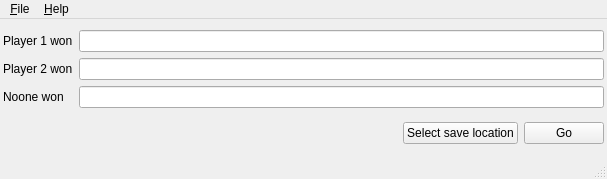
<?xml version="1.0" encoding="UTF-8"?>
<ui version="4.0">
 <class>MainWindow</class>
 <widget class="QMainWindow" name="MainWindow">
  <property name="geometry">
   <rect>
    <x>0</x>
    <y>0</y>
    <width>607</width>
    <height>179</height>
   </rect>
  </property>
  <property name="windowTitle">
   <string>MainWindow</string>
  </property>
  <widget class="QWidget" name="centralwidget">
   <layout class="QVBoxLayout" name="verticalLayout">
    <property name="margin">
     <number>3</number>
    </property>
    <item>
     <layout class="QGridLayout" name="gridLayout">
      <item row="0" column="0">
       <widget class="QLabel" name="label">
        <property name="text">
         <string>Player 1 won</string>
        </property>
       </widget>
      </item>
      <item row="0" column="1">
       <widget class="QLineEdit" name="dateiname_spieler1_sieg">
        <property name="readOnly">
         <bool>true</bool>
        </property>
       </widget>
      </item>
      <item row="1" column="0">
       <widget class="QLabel" name="label_2">
        <property name="text">
         <string>Player 2 won</string>
        </property>
       </widget>
      </item>
      <item row="1" column="1">
       <widget class="QLineEdit" name="dateiname_spieler2_sieg">
        <property name="readOnly">
         <bool>true</bool>
        </property>
       </widget>
      </item>
      <item row="2" column="0">
       <widget class="QLabel" name="label_3">
        <property name="text">
         <string>Noone won</string>
        </property>
       </widget>
      </item>
      <item row="2" column="1">
       <widget class="QLineEdit" name="dateiname_patt">
        <property name="readOnly">
         <bool>true</bool>
        </property>
       </widget>
      </item>
     </layout>
    </item>
    <item>
     <layout class="QHBoxLayout" name="horizontalLayout">
      <item>
       <spacer name="horizontalSpacer">
        <property name="orientation">
         <enum>Qt::Horizontal</enum>
        </property>
        <property name="sizeHint" stdset="0">
         <size>
          <width>40</width>
          <height>20</height>
         </size>
        </property>
       </spacer>
      </item>
      <item>
       <widget class="QPushButton" name="speichern_button">
        <property name="text">
         <string>Select save location</string>
        </property>
       </widget>
      </item>
      <item>
       <widget class="QPushButton" name="los_button">
        <property name="text">
         <string>Go</string>
        </property>
       </widget>
      </item>
     </layout>
    </item>
   </layout>
  </widget>
  <widget class="QMenuBar" name="menubar">
   <property name="geometry">
    <rect>
     <x>0</x>
     <y>0</y>
     <width>607</width>
     <height>22</height>
    </rect>
   </property>
   <widget class="QMenu" name="menu_Help">
    <property name="title">
     <string>&amp;Help</string>
    </property>
    <addaction name="action_about"/>
    <addaction name="action_about_qt"/>
   </widget>
   <widget class="QMenu" name="menu_datei">
    <property name="title">
     <string>&amp;File</string>
    </property>
    <addaction name="action_schliessen"/>
   </widget>
   <addaction name="menu_datei"/>
   <addaction name="menu_Help"/>
  </widget>
  <widget class="QStatusBar" name="statusbar"/>
  <action name="action_about">
   <property name="text">
    <string>About</string>
   </property>
  </action>
  <action name="action_about_qt">
   <property name="text">
    <string>About QT</string>
   </property>
  </action>
  <action name="action_schliessen">
   <property name="text">
    <string>Close</string>
   </property>
  </action>
 </widget>
 <resources/>
 <connections/>
</ui>
